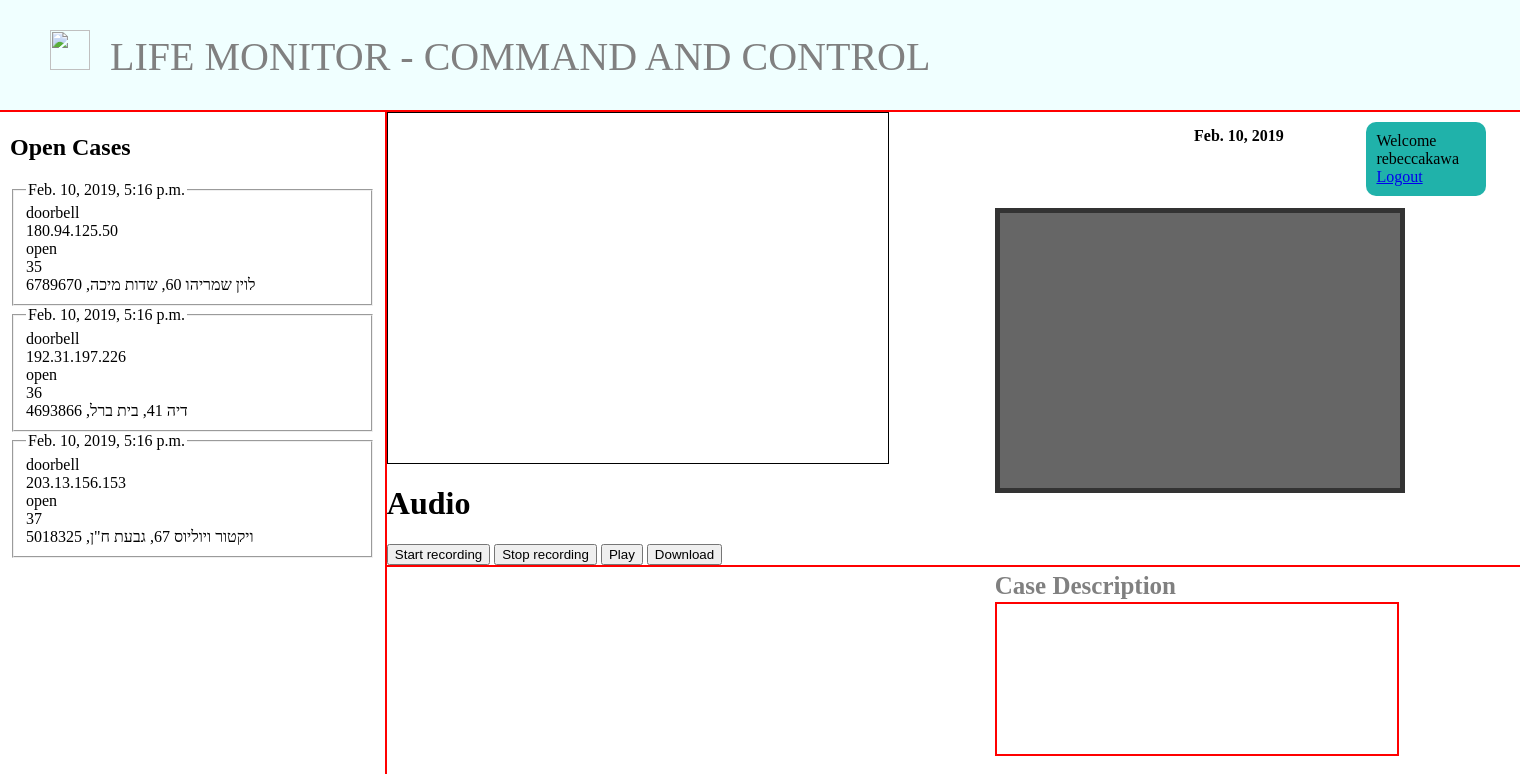
The app's page / (signed in) with its own data.
### asrt_app/models.py (models this page shows)
class Post(models.Model):
    event_type = models.CharField(max_length=100, null=False)
    date = models.DateTimeField(auto_now=True)
    cust_num = models.CharField(max_length=100, null=False)
    case_stat = models.CharField(max_length=100, null=False)
    case_num = models.AutoField(primary_key=True)
    address = models.CharField(max_length=1000, null=False)

### asrt_app/views.py (the view)
# urls.py: path('', views.index, name='index'),
@csrf_exempt
def index(request):
    date = datetime.date.today()
    context = {}
    posts = Post.objects.all()
    context['alerts'] = posts
    context['date'] = date
    return render(request, 'asrt_app/index.html', context)

### asrt_app/templates/asrt_app/index.html (shortened to what this page needs)
{% extends 'asrt_app/base.html' %}
{% block content %}
    <div class="header"> <img id='heartbeat' src="https://www.eckerd.edu/wp-content/uploads/sites/38/2015/11/heartbeat-icon.png">LIFE MONITOR - COMMAND AND CONTROL </div>
    {% if user.is_authenticated %}
    <div class="container">
    <div class="openCases">
        <h2>Open Cases</h2>
        {% for Post in alerts %}
        <fieldset class="box" onclick="showDescription()" onload="changeBackground()">
            <legend class="date">{{ Post.date }}</legend>
            <span class="event_type">{{ Post.event_type }}</span>
            <div class="cust_num">{{ Post.cust_num }}</div>
            <div class="case_stat">{{ Post.case_stat }}</div>
            <div class="case_num">{{ Post.case_num }}</div>
            <div class="address">{{ Post.address }}</div>
        </fieldset>
    {% empty %}
        <div class="empty">
            <p>No alerts...
            </p>
        </div>
{% endfor %}
    </div>
    <div class="content">
        <div class="dateDiv">{{date}}</div>
        <div class="userNameDiv">
            <div>Welcome</div>
            <div>{{ user.username }}</div>
            <a href="/accounts/logout">Logout</a>
        </div>
        <div class="map">
            <div id="carte"></div>
        </div>
        <div id="container">
            <video autoplay="true" id="videoElement">
            </video>
        </div>
        <h1>Audio</h1>
        <button id="startRecordingButton">Start recording</button>
        <button id="stopRecordingButton">Stop recording</button>
        <button id="playButton">Play</button>
        <button id="downloadButton">Download</button>
        <div class="caseDescription">
            <div id="caseTitle">Case Description</div>
            <div class="desContainer">
            </div>
        </div>
    </div>
    </div>
{% endif %}
{% endblock %}

### asrt_app/templates/asrt_app/base.html (shortened to what this page needs)
<!DOCTYPE html>
{% load static %}
<html lang="en">
<head>
    <link rel="stylesheet" href="https://use.fontawesome.com/releases/v5.6.3/css/all.css"
>
    <link rel="stylesheet" href="http://openlayers.org/en/v3.20.1/css/ol.css" type="text/css">
    <link href="{% static './css/style.css' %}"
    rel="stylesheet" type="text/css">
</head>
<body>
    {% block content %}
    {% endblock %}
</body>
</html>

### asrt_app/static/css/style.css (style rules this page uses)
body { height: 100%; width: 100%; margin:0; padding:0; }
.header { height: 20%; padding: 30px; margin: 0; background-color: #F0FFFF; font-size: 40px; border-bottom: 2px solid red; color: gray; }
#heartbeat { height: 40px; width: 40px; padding: 0 20px; }
.container { position: relative; }
.content { width: 100%; height: 80vh; position: absolute; display: inline-block; }
.openCases { border-right: 2px solid red; width: 24%; height: 80vh; padding: 2px 10px; padding-bottom: 20px; display: inline-block; overflow: auto; }
.container h2 { background-color: white; }
.userNameDiv { background-color: #20B2AA; border-radius: 10px; padding: 10px; margin: 10px; width: 100px; height: auto; position: absolute; right: 27%; }
.dateDiv { position: absolute; right: 40%; margin: 15px; font-weight: bold; }
#carte { width: 500px; height: 350px; border: 1px solid black; }
#container { position: absolute; top: 15%; left: 40%; margin: 0px auto; width: 400px; height: 275px; border: 5px #333 solid; }
#videoElement { width: 400px; height: 275px; background-color: #666; }
.caseDescription { border-top: 2px solid red; }
.desContainer { margin-top: 35px; height: 150px; width: 400px; position: absolute; left: 40%; margin-bottom: 0px; border: 2px solid red }
#caseTitle { position: absolute; left: 40%; margin:5px 0; font-size: 25px; font-weight: bold; color: grey; }

### records on screen
Post: date "Feb. 10, 2019, 5:16 p.m.", event_type "doorbell", cust_num "180.94.125.50", case_stat "open", case_num "35", address "לוין שמריהו 60, שדות מיכה, 6789670"
Post: date "Feb. 10, 2019, 5:16 p.m.", event_type "doorbell", cust_num "192.31.197.226", case_stat "open", case_num "36", address "דיה 41, בית ברל, 4693866"
Post: date "Feb. 10, 2019, 5:16 p.m.", event_type "doorbell", cust_num "203.13.156.153", case_stat "open", case_num "37", address "ויקטור ויוליוס 67, גבעת ח\"ן, 5018325"

### other values on screen
{{ user.username }} "rebeccakawa"
